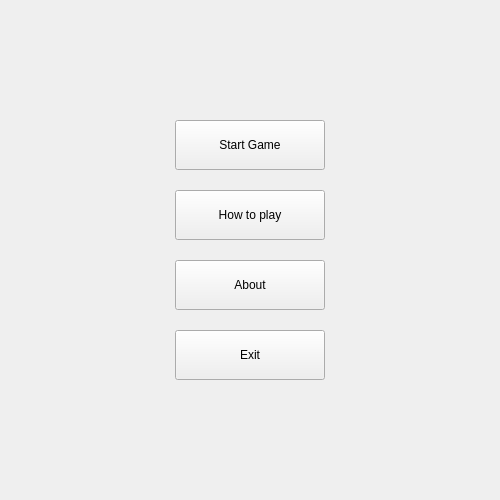
<?xml version="1.0" encoding="UTF-8"?>
<ui version="4.0">
 <class>Menu</class>
 <widget class="QMainWindow" name="Menu">
  <property name="enabled">
   <bool>true</bool>
  </property>
  <property name="geometry">
   <rect>
    <x>0</x>
    <y>0</y>
    <width>500</width>
    <height>500</height>
   </rect>
  </property>
  <property name="font">
   <font>
    <stylestrategy>PreferAntialias</stylestrategy>
    <kerning>true</kerning>
   </font>
  </property>
  <property name="windowTitle">
   <string>Menu</string>
  </property>
  <widget class="QWidget" name="centralWidget">
   <widget class="QPushButton" name="HowToPlay">
    <property name="geometry">
     <rect>
      <x>175</x>
      <y>190</y>
      <width>150</width>
      <height>50</height>
     </rect>
    </property>
    <property name="text">
     <string>How to play</string>
    </property>
   </widget>
   <widget class="QPushButton" name="Exit">
    <property name="geometry">
     <rect>
      <x>175</x>
      <y>330</y>
      <width>150</width>
      <height>50</height>
     </rect>
    </property>
    <property name="text">
     <string>Exit</string>
    </property>
   </widget>
   <widget class="QPushButton" name="StartGame">
    <property name="geometry">
     <rect>
      <x>175</x>
      <y>120</y>
      <width>150</width>
      <height>50</height>
     </rect>
    </property>
    <property name="text">
     <string>Start Game</string>
    </property>
   </widget>
   <widget class="QPushButton" name="pushButton">
    <property name="geometry">
     <rect>
      <x>175</x>
      <y>260</y>
      <width>150</width>
      <height>50</height>
     </rect>
    </property>
    <property name="text">
     <string>About</string>
    </property>
   </widget>
  </widget>
 </widget>
 <layoutdefault spacing="6" margin="11"/>
 <resources/>
 <connections/>
</ui>
